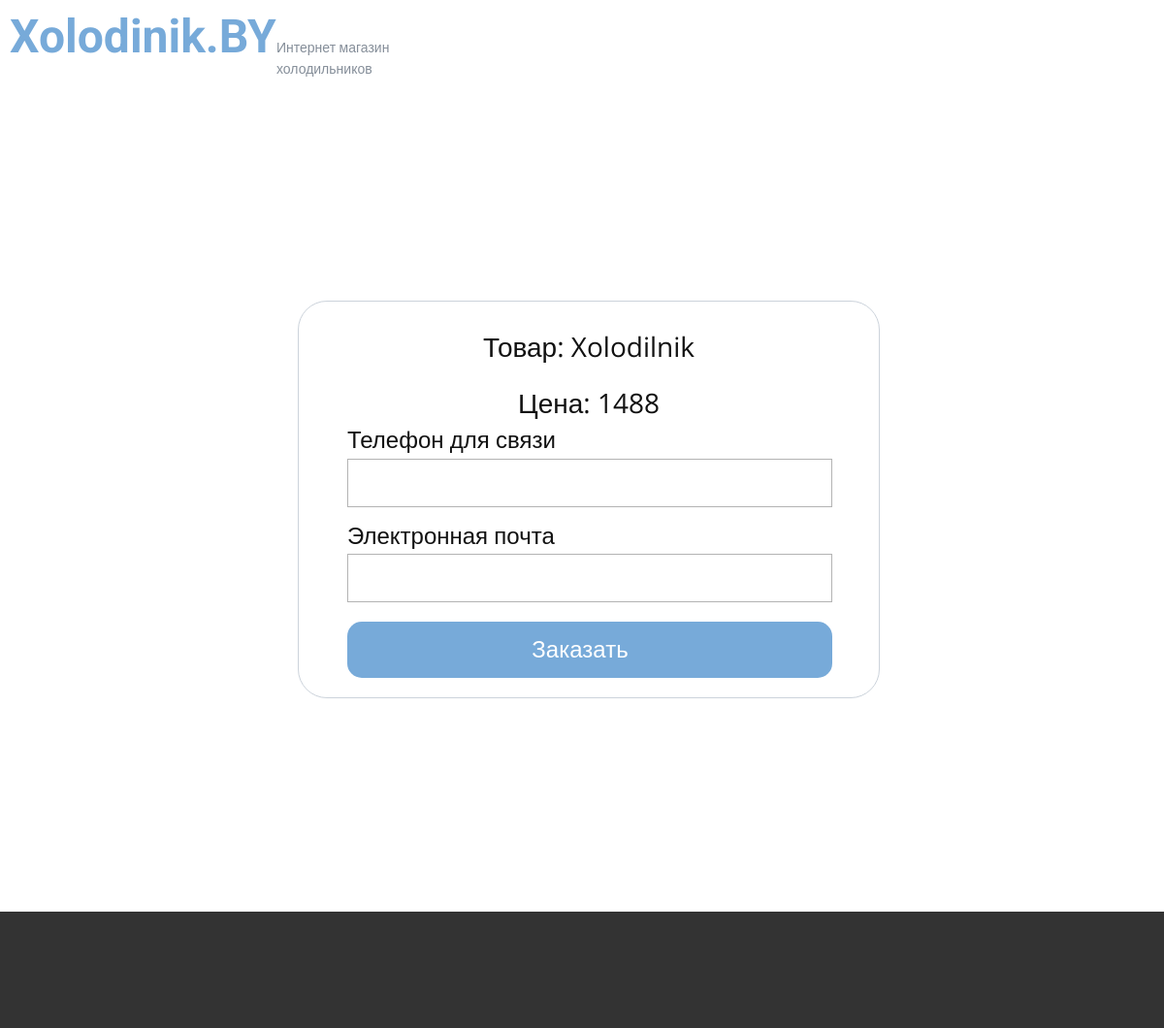
/order?id=1 (signed in), run on an earlier commit of the app's database.
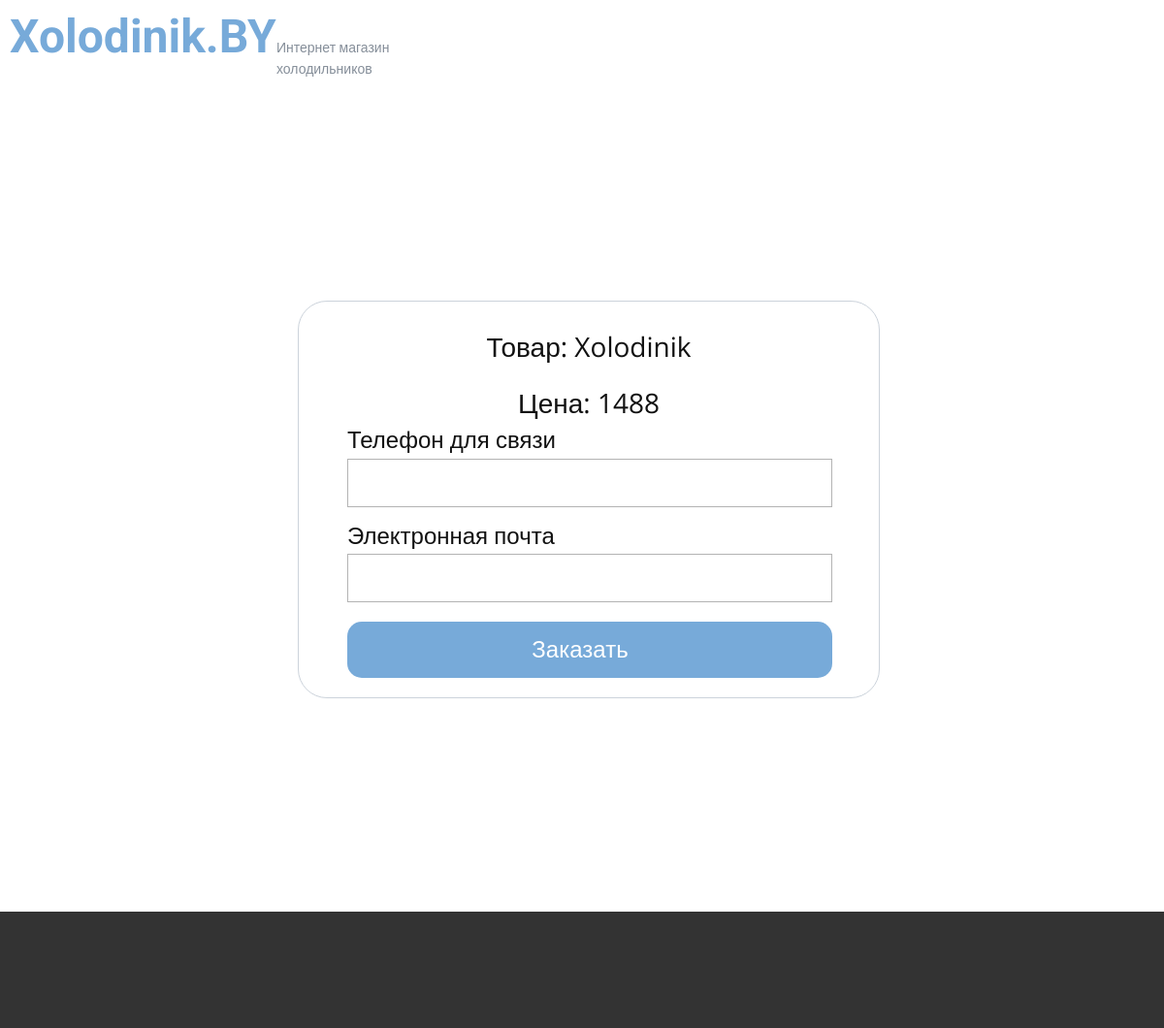
And on a later commit of the database.
### app.py (models this page shows)
class Prod(db.Model):
    id = db.Column(db.Integer, primary_key=True)
    model = db.Column(db.String(20), nullable=False, unique=True)
    producer = db.Column(db.String(20), nullable=False)
    price = db.Column(db.Integer, nullable=False)
    width = db.Column(db.String(20), nullable=False)
    depth = db.Column(db.String(20), nullable=False)
    height = db.Column(db.String(20), nullable=False)
    weight = db.Column(db.String(20), nullable=False)
    volume = db.Column(db.String(20), nullable=False)
    service = db.Column(db.String(20), nullable=False)
    country = db.Column(db.String(20), nullable=False)
    category = db.Column(db.String(20), nullable=False)
    colling = db.Column(db.String(20), nullable=False)
    color = db.Column(db.String(20), nullable=False)
    energy_efficiency = db.Column(db.String(20), nullable=False)
    compressors = db.Column(db.String(20), nullable=False)
    noise = db.Column(db.String(20), nullable=False)
    handle = db.Column(db.String(20), nullable=False)
    guaranty = db.Column(db.String(20), nullable=False)
    control_unit = db.Column(db.String(20), nullable=False)
    power = db.Column(db.String(20), nullable=False)
    chambers = db.Column(db.String(20), nullable=False)
    doors = db.Column(db.String(20), nullable=False)
    useful_volume = db.Column(db.String(20), nullable=False)
    useful_volume_ref = db.Column(db.String(20), nullable=False)
    useful_volume_freezer = db.Column(db.String(20), nullable=False)
    voltage_frequency = db.Column(db.String(20), nullable=False)
    energy_consumption = db.Column(db.String(20), nullable=False)
    coolant = db.Column(db.String(20), nullable=False)
    series = db.Column(db.String(20), nullable=False)
    temperature = db.Column(db.String(20), nullable=False)
    defrosting_system = db.Column(db.String(20), nullable=False)
    shelves = db.Column(db.String(20), nullable=False)
    barriers = db.Column(db.String(20), nullable=False)
    baskets = db.Column(db.String(20), nullable=False)
    inserts = db.Column(db.String(20), nullable=False)
    stoppers = db.Column(db.String(20), nullable=False)
    freezer_temp = db.Column(db.String(20), nullable=False)
    freezing_capacity = db.Column(db.String(20), nullable=False)
    freezer_parts = db.Column(db.String(20), nullable=False)
    size_without = db.Column(db.String(20), nullable=False)
    size_with = db.Column(db.String(20), nullable=False)
    weight_without = db.Column(db.String(20), nullable=False)
    weight_with = db.Column(db.String(20), nullable=False)
    rating = db.Column(db.Float, nullable=False, default=0.0)
    description = db.Column(db.String(200), nullable=False)
    image_path = db.Column(db.String(50), nullable=False, unique=True)
    reviews = db.relationship('Review', back_populates='prod')

### app.py (the view, shortened to what this page needs)
@app.route("/order", methods=["POST", "GET"])
@login_required
def order():
    if current_user.role:
        return redirect("/")
    prod_id = request.args["id"]
    if prod_id.isdigit():
        prod = Prod.query.get(prod_id)
        if prod:
            return render_template("order.html", prod=prod)
    return "404"

### app.py (called while the page is built)
@login_manager.user_loader
def load_user(user_id):
    return User.query.get(int(user_id))

### templates/order.html (shortened to what this page needs)
<!DOCTYPE html>
<html style="font-size: 16px;" lang="ru">
<head>
    <link rel="stylesheet" href="{{ url_for('static', filename='panel.css') }}" media="screen">
    <link rel="stylesheet" href="{{ url_for('static', filename='un.css') }}" media="screen">
</head>
  <body>
<header>
    <div class="head">
        <a class="logo" href="/">Xolodinik.BY</a>
        <p class="logo-text">Интернет магазин<br>холодильников</p>
    </div>
</header>
<section>
    <div class="container" style="display: grid; place-items: center; min-height: 850px;">
        <div class="create-product-container" style="max-height: 450px;">
            <div class="create-product-container-1">
                <p class="text">Товар: {{ prod.model }}</p>
                <p class="text">Цена: {{ prod.price }}</p>
                    <form class="form-1" name="form" method="post">
                        <div class="container-input">
                            <label for="phone">Телефон для связи</label>
                            <input type="text" id="phone" name="phone" class="input" required autocomplete="off">
                        </div>
                        <div class="container-input">
                            <label for="email">Электронная почта</label>
                            <input type="text" id="email" name="email" class="input" required autocomplete="off">
                        </div>
                        <button type="submit">Заказать</button>
                    </form>
                </div>
            </div>
        </div>
</section>
<footer></footer>
</body></html>

What changed in the data, as far as the page shows it:
changed Prod: model "Xolodilnik" → "Xolodinik"
